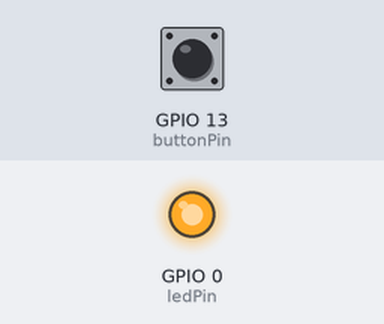
Bench run of a sketch on a simulated ESP8266 (NodeMCU). On the bench: output pins drawn as LEDs (lit = HIGH). The inputs (shaded band) are chosen by the test bench; at power-on: GPIO 13 (buttonPin) LOW. WiFi joins after 1.5 s; servers stay silent unless stated; no MQTT or app messages arrive unless stated; what the sketch prints to the serial monitor is not drawn.

Above: at 2.7 s.
2.8 s: GPIO 13 (buttonPin) pulled HIGH for 0.15 s
At 2.88 s:
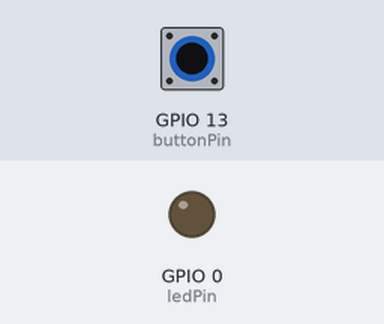
4.4 s: GPIO 13 (buttonPin) pulled HIGH for 3.2 s
At 8.2 s:
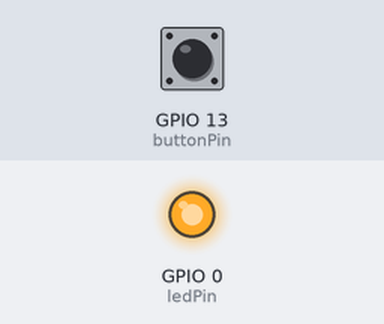
Timing chart, 0 to 9.7 s (numbered marks = the images above; inputs shaded):
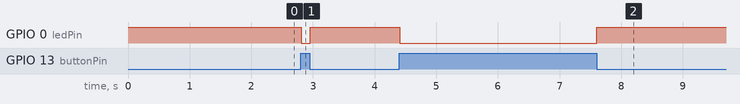

The sketch:

MQTT_PublishNoPassword.ino
```cpp
/*
 * ESP8266 (Adafruit HUZZAH) Mosquitto MQTT Publish Example
 * Thomas Varnish (https://github.com/tvarnish), (https://www.instructables.com/member/Tango172)
 * Made as part of my MQTT Instructable - "How to use MQTT with the Raspberry Pi and ESP8266"
 */
#include <Bounce2.h> // Used for "debouncing" the pushbutton
#include <ESP8266WiFi.h> // Enables the ESP8266 to connect to the local network (via WiFi)
#include <PubSubClient.h> // Allows us to connect to, and publish to the MQTT broker

const int ledPin = 0; // This code uses the built-in led for visual feedback that the button has been pressed
const int buttonPin = 13; // Connect your button to pin #13

// WiFi
// Make sure to update this for your own WiFi network!
const char* ssid = "Your SSID";
const char* wifi_password = "Your WiFi Password";

// MQTT
// Make sure to update this for your own MQTT Broker!
const char* mqtt_server = "MQTT Broker IP Address";
const char* mqtt_topic = "Your Topic";
// The client id identifies the ESP8266 device. Think of it a bit like a hostname (Or just a name, like Greg).
const char* clientID = "Client ID";

// Initialise the Pushbutton Bouncer object
Bounce bouncer = Bounce();

// Initialise the WiFi and MQTT Client objects
WiFiClient wifiClient;
PubSubClient client(mqtt_server, 1883, wifiClient); // 1883 is the listener port for the Broker

void setup() {
  pinMode(ledPin, OUTPUT);
  pinMode(buttonPin, INPUT);

  // Switch the on-board LED off to start with
  digitalWrite(ledPin, HIGH);

  // Setup pushbutton Bouncer object
  bouncer.attach(buttonPin);
  bouncer.interval(5);

  // Begin Serial on 115200
  // Remember to choose the correct Baudrate on the Serial monitor!
  // This is just for debugging purposes
  Serial.begin(115200);

  Serial.print("Connecting to ");
  Serial.println(ssid);

  // Connect to the WiFi
  WiFi.begin(ssid, wifi_password);

  // Wait until the connection has been confirmed before continuing
  while (WiFi.status() != WL_CONNECTED) {
    delay(500);
    Serial.print(".");
  }

  // Debugging - Output the IP Address of the ESP8266
  Serial.println("WiFi connected");
  Serial.print("IP address: ");
  Serial.println(WiFi.localIP());

  // Connect to MQTT Broker
  // client.connect returns a boolean value to let us know if the connection was successful.
  if (client.connect(clientID)) {
    Serial.println("Connected to MQTT Broker!");
  }
  else {
    Serial.println("Connection to MQTT Broker failed...");
  }

}

void loop() {
  // Update button state
  // This needs to be called so that the Bouncer object can check if the button has been pressed
  bouncer.update();

  if (bouncer.rose()) {
    // Turn light on when button is pressed down
    // (i.e. if the state of the button rose from 0 to 1 (not pressed to pressed))
    digitalWrite(ledPin, LOW);

    // PUBLISH to the MQTT Broker (topic = mqtt_topic, defined at the beginning)
    // Here, "Button pressed!" is the Payload, but this could be changed to a sensor reading, for example.
    if (client.publish(mqtt_topic, "Button pressed!")) {
      Serial.println("Button pushed and message sent!");
    }
    // Again, client.publish will return a boolean value depending on whether it succeded or not.
    // If the message failed to send, we will try again, as the connection may have broken.
    else {
      Serial.println("Message failed to send. Reconnecting to MQTT Broker and trying again");
      client.connect(clientID);
      delay(10); // This delay ensures that client.publish doesn't clash with the client.connect call
      client.publish(mqtt_topic, "Button pressed!");
    }
  }
  else if (bouncer.fell()) {
    // Turn light off when button is released
    // i.e. if state goes from high (1) to low (0) (pressed to not pressed)
    digitalWrite(ledPin, HIGH);
  }
}
```

Measured:
- after the input at 2.8 s, GPIO 0 (ledPin): HIGH → LOW at once, → HIGH 0.15 s later
- after the input at 4.4 s, GPIO 0 (ledPin): HIGH → LOW at once, → HIGH 3.2 s later
